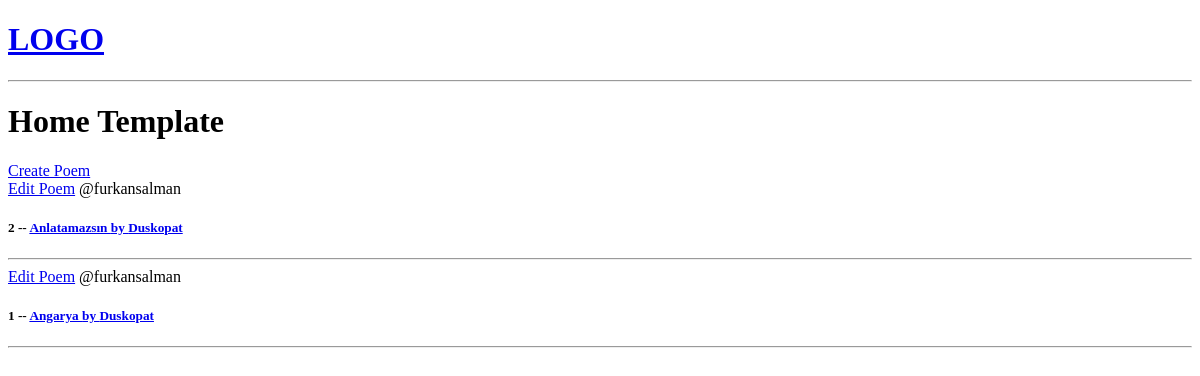
Before: / with the older database file.
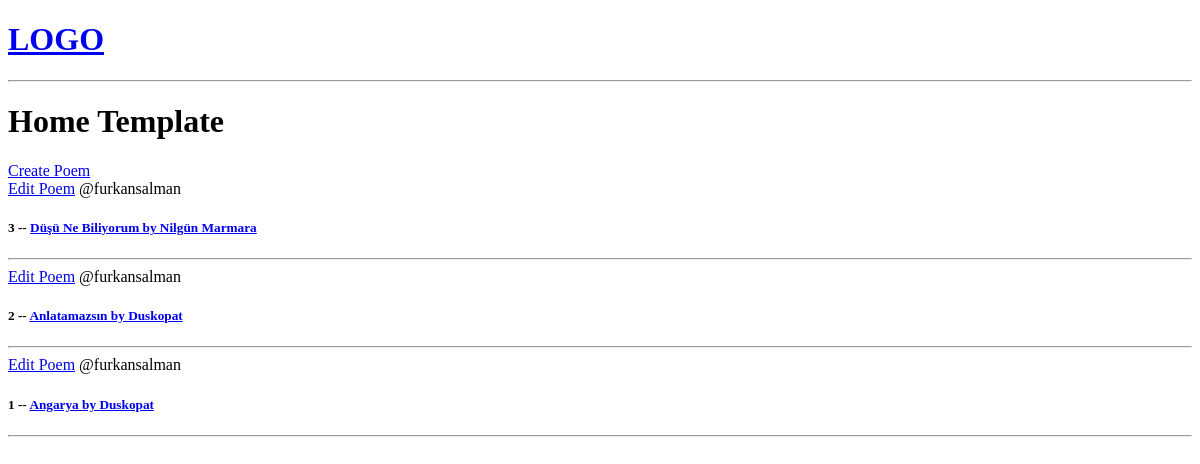
After: the same page with the newer database file.
### base/models.py (models this page shows, shortened)
class Poem(models.Model):
    id = models.AutoField(primary_key=True)
    user = models.ForeignKey(User, on_delete=models.CASCADE, default=1)  # Set default user ID here
    theme = models.ForeignKey(Theme, on_delete=models.SET_NULL, null=True)
    title = models.CharField(max_length=100)
    content = models.TextField()
    author = models.CharField(max_length=50)
    created = models.DateTimeField(auto_now_add=True)
    updated = models.DateTimeField(auto_now=True)
    location = models.CharField(max_length=100, blank=True, null=True)
    class Meta:
        ordering = ['-updated','-created']

### base/views.py (the view)
# urls.py: path('', views.home, name='home'),
def home(request):
    poems = Poem.objects.all()
    context = {
        'poems': poems
    }
    return render(request, 'base/home.html', context)

### base/templates/base/home.html
{% extends 'main.html' %}
{% block content %}
<h1>Home Template</h1>
<div>
    <a href="{% url 'create-poem' %}"> Create Poem</a>
    <div>
        {% for poem in poems %}
        <div>
            <a href="{% url 'update-poem' poem.id %}">Edit Poem</a>
            <span>@{{poem.user.username}}</span>
            <h5>{{poem.id}} -- <a href="{% url 'poem' poem.id %}">{{poem.title}} by {{poem.author}}</a></h5>
            <hr>
        </div>
        {% endfor %}
    </div>
</div>
{% endblock content %}

### templates/main.html (shortened to what this page needs)
<!DOCTYPE html>
<html lang="en">
<head>
</head>
<body>
    {% include 'navbar.html' %}
    {% block content %}
    {% endblock %}
</body>
</html>

### templates/navbar.html
<a href="/">
    <h1>LOGO</h1>
</a>
<hr>

Changed rows visible on the page:
added Poem: user.username "furkansalman", id "3", title "Düşü Ne Biliyorum", author "Nilgün Marmara"
